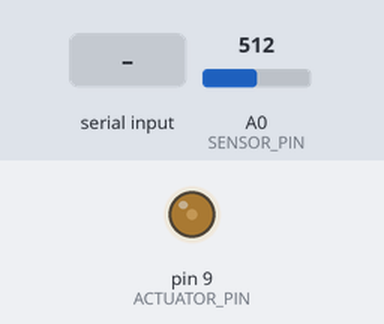
Bench run of a sketch on a simulated Arduino Uno, built with avr-gcc and run on an emulated ATmega328P. Shown: output pins drawn as LEDs (lit = HIGH). The test bench sets the inputs (shaded band); at power-on: A0 (SENSOR_PIN) = 512. What the sketch prints to the serial monitor is not drawn.

Above: at 1.2 s.
1.3 s: A0 (SENSOR_PIN) set to 716
2.8 s: "S90\n" received over Serial
5.8 s: A0 (SENSOR_PIN) set to 1023
8.8 s: A0 (SENSOR_PIN) set to 900
10.3 s: "S,45\n" received over Serial
Timing chart, 0 to 12.8 s (numbered marks = the images above; inputs shaded):
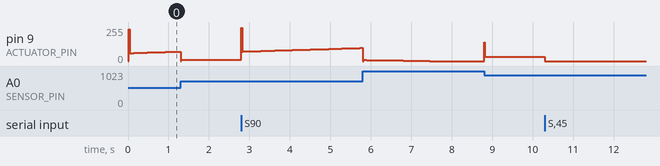

The sketch:

arduino_pid_controller.ino
```cpp
const int SENSOR_PIN = A0;
const int ACTUATOR_PIN = 9;

float setpoint = 70.0;
float kp = 3.0;
float ki = 0.45;
float kd = 0.18;

float integral = 0.0;
float previousError = 0.0;
unsigned long previousTimeMs = 0;

const float outputMin = 0.0;
const float outputMax = 255.0;
const float integralMin = -120.0;
const float integralMax = 120.0;

float sensorToEngineeringUnits(int adcValue) {
  return (adcValue / 1023.0) * 100.0;
}

float clampValue(float value, float low, float high) {
  if (value < low) return low;
  if (value > high) return high;
  return value;
}

void handleSerialCommand() {
  if (!Serial.available()) return;

  char command = Serial.read();
  float value = Serial.parseFloat();

  if (command == 'S' || command == 's') setpoint = value;
  if (command == 'P' || command == 'p') kp = value;
  if (command == 'I' || command == 'i') ki = value;
  if (command == 'D' || command == 'd') kd = value;

  while (Serial.available()) Serial.read();
}

void setup() {
  pinMode(ACTUATOR_PIN, OUTPUT);
  Serial.begin(115200);
  previousTimeMs = millis();
  Serial.println("time_ms,setpoint,measurement,control,error");
}

void loop() {
  handleSerialCommand();

  unsigned long nowMs = millis();
  float dt = (nowMs - previousTimeMs) / 1000.0;
  if (dt < 0.02) return;
  previousTimeMs = nowMs;

  int raw = analogRead(SENSOR_PIN);
  float measurement = sensorToEngineeringUnits(raw);
  float error = setpoint - measurement;

  integral += error * dt;
  integral = clampValue(integral, integralMin, integralMax);

  float derivative = (error - previousError) / dt;
  previousError = error;

  float control = kp * error + ki * integral + kd * derivative;
  control = clampValue(control, outputMin, outputMax);

  analogWrite(ACTUATOR_PIN, (int)control);

  Serial.print(nowMs);
  Serial.print(",");
  Serial.print(setpoint, 3);
  Serial.print(",");
  Serial.print(measurement, 3);
  Serial.print(",");
  Serial.print(control, 3);
  Serial.print(",");
  Serial.println(error, 3);
}
```

Measured:
- after the input at 8.8 s, pin 9 (ACTUATOR_PIN): 0/255 → 31/255 at once, → 32/255 1.0 s later
